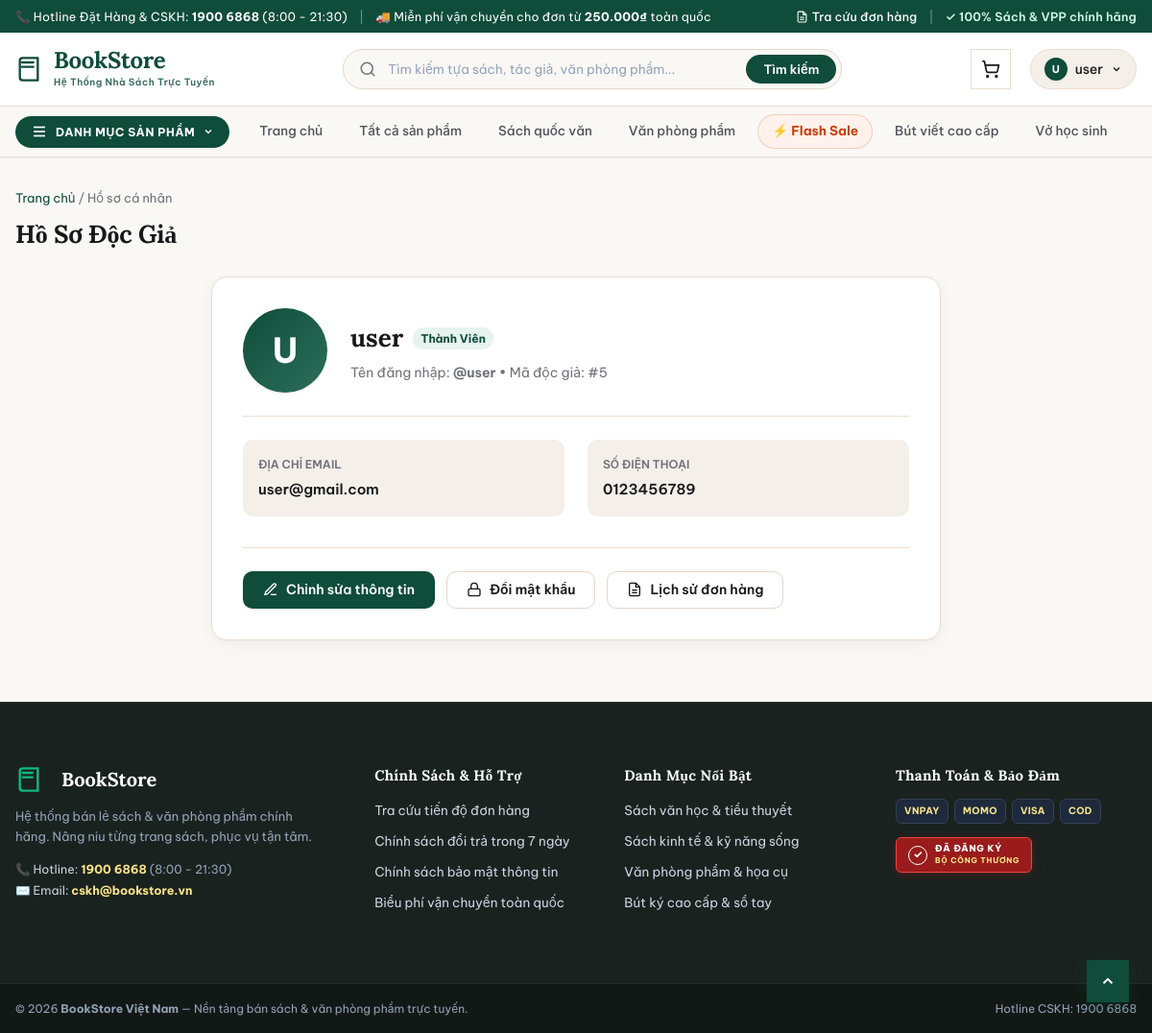
The page /WEB/bookstore/index.php?controller=user&action=profile (signed in) on the database its author committed.
### tables this page shows
CREATE TABLE `nguoidung` (
  `MaND` int(11) NOT NULL,
  `TenDangNhap` varchar(20) NOT NULL,
  `MatKhau` varchar(255) NOT NULL,
  `HoTen` varchar(50) NOT NULL,
  `Email` varchar(100) NOT NULL,
  `SoDienThoai` varchar(10) NOT NULL,
  `Quyen` tinyint(4) NOT NULL DEFAULT 1,
  `NgayTao` datetime NOT NULL DEFAULT current_timestamp()
);

### WEB/bookstore/controllers/UserController.php (called while the page is built, shortened)
<?php
require_once __DIR__ . '/../models/User.php';
class UserController extends Controller
{
    public function profile()
    {
        $userModel = new User();
        $user = $userModel->findById((int)$_SESSION['user']['id']);
        $this->view('user/profile', [
            'title' => 'Thông tin cá nhân',
            'user' => $user
        ]);
    }
}

### WEB/bookstore/core/Router.php (called while the page is built, shortened)
<?php
class Router
{
    private string $defaultAction = 'index';
    public function dispatch(): void
    {
        $action = $_GET['action'] ?? $this->defaultAction;
        $controllerObject = new $controllerName();
        call_user_func([$controllerObject, $action]);
    }
}

### WEB/bookstore/index.php (called while the page is built, shortened)
<?php
require_once __DIR__ . '/config/database.php';
require_once __DIR__ . '/core/Model.php';
require_once __DIR__ . '/core/Router.php';
$router = new Router();
$router->dispatch();

### WEB/bookstore/core/Model.php (called while the page is built, shortened)
<?php
require_once __DIR__ . '/../config/database.php';
class Model
{
    public function __construct()
    {
        $database = new Database();
        $this->db = $database->connect();
    }
}

### WEB/bookstore/config/database.php (called while the page is built, shortened)
<?php
class Database
{
    private string $host = 'localhost';
    private string $port = '3307';
    private string $dbname = 'bookstore';
    private string $username = 'root';
    private string $password = '';
    private string $charset = 'utf8mb4';
    private ?PDO $conn = null;
    public function connect(): PDO
    {
        $dsn = "mysql:host={$this->host};port={$this->port};dbname={$this->dbname};charset={$this->charset}";
        try {
            $this->conn = new PDO($dsn, $this->username, $this->password, [
                PDO::ATTR_ERRMODE            => PDO::ERRMODE_EXCEPTION,
                PDO::ATTR_DEFAULT_FETCH_MODE => PDO::FETCH_ASSOC,
                PDO::ATTR_EMULATE_PREPARES   => false,
            ]);
        } catch (PDOException $e) {
            die('Lỗi kết nối cơ sở dữ liệu: ' . $e->getMessage());
        }
        return $this->conn;
    }
}

### WEB/bookstore/models/User.php (called while the page is built, shortened)
<?php
require_once __DIR__ . '/../core/Model.php';
class User extends Model
{
    public function findById(int $id)
    {
        $sql = "SELECT * FROM nguoidung WHERE MaND = ?";
        $stmt = $this->db->prepare($sql);
        $stmt->execute([$id]);
        return $stmt->fetch();
    }
}

### WEB/bookstore/views/user/profile.php (the view)
<?php require_once __DIR__ . '/../layouts/header.php'; ?>
<div style="margin-bottom: var(--space-6);">
    <div style="font-size: 13px; color: var(--color-ink-muted); margin-bottom: 6px;">
        <a href="index.php" style="color: var(--color-brand-primary);">Trang chủ</a> / <span>Hồ sơ cá nhân</span>
    </div>
    <h1 class="section-title">Hồ Sơ Độc Giả</h1>
</div>
<?php if (!empty($user)): ?>
    <div style="max-width: 760px; margin: 0 auto; background-color: var(--color-bg-surface); border: 1px solid var(--color-border-subtle); border-radius: var(--radius-lg); padding: var(--space-8); box-shadow: var(--shadow-card);">
        <div style="display:flex; align-items:center; gap: var(--space-6); flex-wrap:wrap; padding-bottom: var(--space-6); border-bottom: 1px solid var(--color-border-subtle);">
            <div style="width: 88px; height: 88px; border-radius: var(--radius-pill); background: linear-gradient(135deg, var(--color-brand-primary), #2d705c); color: var(--color-ink-inverted); display: flex; align-items: center; justify-content: center; font-size: 36px; font-weight: 700; box-shadow: var(--shadow-sm);">
                <?= strtoupper(mb_substr($user['HoTen'] ?? 'U', 0, 1, 'UTF-8')) ?>
            </div>
            <div style="flex:1;">
                <div style="display:flex; align-items:center; gap:10px;">
                    <h2 style="font-family: var(--font-display); font-size: 26px; color: var(--color-ink-primary);">
                        <?= htmlspecialchars($user['HoTen'] ?? '') ?>
                    </h2>
                    <span style="font-size:12px; font-weight:700; padding:2px 8px; border-radius:var(--radius-pill); background-color:var(--color-brand-subtle); color:var(--color-brand-primary);">
                        <?= ((int)($user['Quyen'] ?? 1) === 2) ? 'Quản Trị Viên' : 'Thành Viên' ?>
                    </span>
                </div>
                <div style="font-size:14px; color:var(--color-ink-muted); margin-top:4px;">
                    Tên đăng nhập: <strong>@<?= htmlspecialchars($user['TenDangNhap'] ?? '') ?></strong> • Mã độc giả: #<?= (int)($user['MaND'] ?? 0) ?>
                </div>
            </div>
        </div>
        <div style="display:grid; grid-template-columns: 1fr 1fr; gap: var(--space-6); margin: var(--space-6) 0;">
            <div style="background-color: var(--color-bg-subtle); padding: var(--space-4); border-radius: var(--radius-md);">
                <div style="font-size:12px; font-weight:600; text-transform:uppercase; color:var(--color-ink-muted); margin-bottom:4px;">Địa chỉ Email</div>
                <div style="font-size:15px; font-weight:600; color:var(--color-ink-primary);"><?= htmlspecialchars($user['Email'] ?? '-') ?></div>
            </div>
            <div style="background-color: var(--color-bg-subtle); padding: var(--space-4); border-radius: var(--radius-md);">
                <div style="font-size:12px; font-weight:600; text-transform:uppercase; color:var(--color-ink-muted); margin-bottom:4px;">Số điện thoại</div>
                <div style="font-size:15px; font-weight:600; color:var(--color-ink-primary);"><?= htmlspecialchars($user['SoDienThoai'] ?? '-') ?></div>
            </div>
        </div>
        <div style="display:flex; gap: var(--space-3); flex-wrap:wrap; margin-top: var(--space-8); padding-top: var(--space-6); border-top: 1px solid var(--color-border-subtle);">
            <a class="btn btn-primary" href="index.php?controller=user&action=edit">
                <svg width="16" height="16" viewBox="0 0 24 24" fill="none" stroke="currentColor" stroke-width="2"><path d="M12 20h9"></path><path d="M16.5 3.5a2.12 2.12 0 0 1 3 3L7 19l-4 1 1-4Z"></path></svg>
                <span>Chỉnh sửa thông tin</span>
            </a>
            <a class="btn btn-outline" href="index.php?controller=user&action=changePassword">
                <svg width="16" height="16" viewBox="0 0 24 24" fill="none" stroke="currentColor" stroke-width="2"><rect width="18" height="11" x="3" y="11" rx="2" ry="2"></rect><path d="M7 11V7a5 5 0 0 1 10 0v4"></path></svg>
                <span>Đổi mật khẩu</span>
            </a>
            <a class="btn btn-outline" href="index.php?controller=order&action=myOrders">
                <svg width="16" height="16" viewBox="0 0 24 24" fill="none" stroke="currentColor" stroke-width="2"><path d="M14 2H6a2 2 0 0 0-2 2v16a2 2 0 0 0 2 2h12a2 2 0 0 0 2-2V8z"></path><polyline points="14 2 14 8 20 8"></polyline><line x1="16" y1="13" x2="8" y2="13"></line><line x1="16" y1="17" x2="8" y2="17"></line></svg>
                <span>Lịch sử đơn hàng</span>
            </a>
        </div>
    </div>
<?php else: ?>
    <div class="alert alert-danger">Không tìm thấy thông tin tài khoản người dùng.</div>
<?php endif; ?>
<?php require_once __DIR__ . '/../layouts/footer.php'; ?>

### WEB/bookstore/public/css/style.css (style rules this page uses)
:root { --color-bg-canvas: #faf8f5; --color-bg-surface: #ffffff; --color-bg-subtle: #f4efe9; --color-bg-muted: #ece5dc; --color-bg-contrast: #18181b; --color-ink-primary: #18181b; --color-ink-secondary: #52525b; --color-ink-muted: #71717a; --color-ink-faint: #a1a1aa; --color-ink-inverted: #ffffff; --color-brand-primary: #0f4c3a; --color-brand-hover: #09372a; --color-brand-subtle: #e6f3ee; --color-brand-light: #2d705c; --color-accent-terracotta: #c2410c; --color-accent-hover: #9a3412; --color-accent-subtle: #fff1eb; --color-border-subtle: #ebdcd0; --color-border-default: #e4d7cb; --color-border-strong: #c9b9aa; --color-border-focus: #0f4c3a; --color-success: #15803d; --color-success-bg: #f0fdf4; --color-success-border: #bbf7d0; --color-warning: #b45309; --color-warning-bg: #fffbeb; --color-warning-border: #fde68a; --color-danger: #b91c1c; --color-danger-bg: #fef2f2; --color-danger-border: #fecaca; --color-info: #0369a1; --color-info-bg: #f0f9ff; --color-info-border: #bae6fd; --font-display: "Lora", "Merriweather", Georgia, serif; --font-body: "Be Vietnam Pro", -apple-system, BlinkMacSystemFont, "Segoe UI", Roboto, sans-serif; --shadow-sm: 0 1px 3px rgba(24, 24, 27, 0.04), 0 1px 2px rgba(24, 24, 27, 0.02); --shadow-card: 0 4px 18px -2px rgba(24, 24, 27, 0.05), 0 2px 6px -1px rgba(24, 24, 27, 0.03); --shadow-hover: 0 12px 28px -4px rgba(24, 24, 27, 0.09), 0 4px 10px -2px rgba(24, 24, 27, 0.04); --shadow-dropdown: 0 16px 36px -4px rgba(24, 24, 27, 0.12), 0 6px 12px -2px rgba(24, 24, 27, 0.06); --radius-xs: 4px; --radius-sm: 6px; --radius-md: 10px; --radius-lg: 16px; --radius-pill: 9999px; --space-1: 4px; --space-2: 8px; --space-3: 12px; --space-4: 16px; --space-5: 20px; --space-6: 24px; --space-8: 32px; --space-10: 40px; --space-12: 48px; --space-16: 64px; --transition-fast: color 0.15s ease, background-color 0.15s ease, border-color 0.15s ease, box-shadow 0.15s ease, transform 0.15s ease; --transition-base: color 0.2s ease, background-color 0.2s ease, border-color 0.2s ease, box-shadow 0.2s ease, transform 0.2s ease; }
*, *::before, *::after { box-sizing: border-box; margin: 0; padding: 0; }
html, body { overflow-x: clip; min-height: 100%; }
body { font-family: var(--font-body); font-size: 15px; line-height: 1.6; color: var(--color-ink-primary); background-color: var(--color-bg-canvas); display: flex; flex-direction: column; -webkit-font-smoothing: antialiased; -moz-osx-font-smoothing: grayscale; }
a { color: inherit; text-decoration: none; transition: var(--transition-fast); }
.btn { display: inline-flex; align-items: center; justify-content: center; gap: var(--space-2); font-weight: 600; font-size: 14px; padding: 10px 20px; border-radius: var(--radius-md); cursor: pointer; border: 1px solid transparent; transition: var(--transition-fast); line-height: 1.25; }
.btn-primary { background-color: var(--color-brand-primary); color: var(--color-ink-inverted); }
.btn-outline { background-color: var(--color-bg-surface); color: var(--color-ink-primary); border-color: var(--color-border-default); }
.section-title { font-family: var(--font-display); font-size: 26px; font-weight: 700; color: var(--color-ink-primary); letter-spacing: -0.3px; }

### WEB/bookstore/views/layouts/header.php (style rules this page uses)
svg { max-width: 100%; }

### rows shown on the page
nguoidung: HoTen "U", HoTen "user", TenDangNhap "user", MaND "5", Email "user@gmail.com", SoDienThoai "0123456789"

### other values the page prints
mb_substr($_SESSION['user']['fullname'] ?? 'U', 0, 1, 'UTF-8') "U"
$_SESSION['user']['fullname'] "user"
